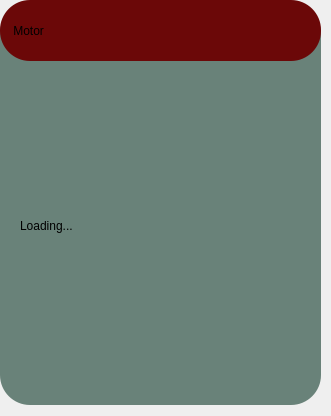
<?xml version="1.0" encoding="UTF-8"?>
<ui version="4.0">
 <class>hp_motordesign</class>
 <widget class="QWidget" name="hp_motordesign">
  <property name="geometry">
   <rect>
    <x>0</x>
    <y>0</y>
    <width>331</width>
    <height>416</height>
   </rect>
  </property>
  <property name="windowTitle">
   <string>Form</string>
  </property>
  <widget class="QWidget" name="widget" native="true">
   <property name="geometry">
    <rect>
     <x>0</x>
     <y>0</y>
     <width>321</width>
     <height>411</height>
    </rect>
   </property>
   <widget class="QPushButton" name="pushButton">
    <property name="geometry">
     <rect>
      <x>0</x>
      <y>4</y>
      <width>321</width>
      <height>401</height>
     </rect>
    </property>
    <property name="styleSheet">
     <string notr="true">border-radius: 30px;
background-color: rgb(105, 130, 121);</string>
    </property>
    <property name="text">
     <string/>
    </property>
   </widget>
   <widget class="QLabel" name="l_name">
    <property name="geometry">
     <rect>
      <x>0</x>
      <y>0</y>
      <width>321</width>
      <height>61</height>
     </rect>
    </property>
    <property name="styleSheet">
     <string notr="true">font: 20pt &quot;Ubuntu&quot;;
background-color:rgb(107, 8, 8);
border-radius: 30px;
</string>
    </property>
    <property name="text">
     <string>    Motor</string>
    </property>
   </widget>
   <widget class="QLabel" name="l_info">
    <property name="geometry">
     <rect>
      <x>20</x>
      <y>70</y>
      <width>281</width>
      <height>311</height>
     </rect>
    </property>
    <property name="styleSheet">
     <string notr="true">background-color: rgb(105, 130, 121);
font: 15pt &quot;Ubuntu&quot;;</string>
    </property>
    <property name="text">
     <string>Loading...</string>
    </property>
   </widget>
  </widget>
 </widget>
 <resources/>
 <connections/>
</ui>
